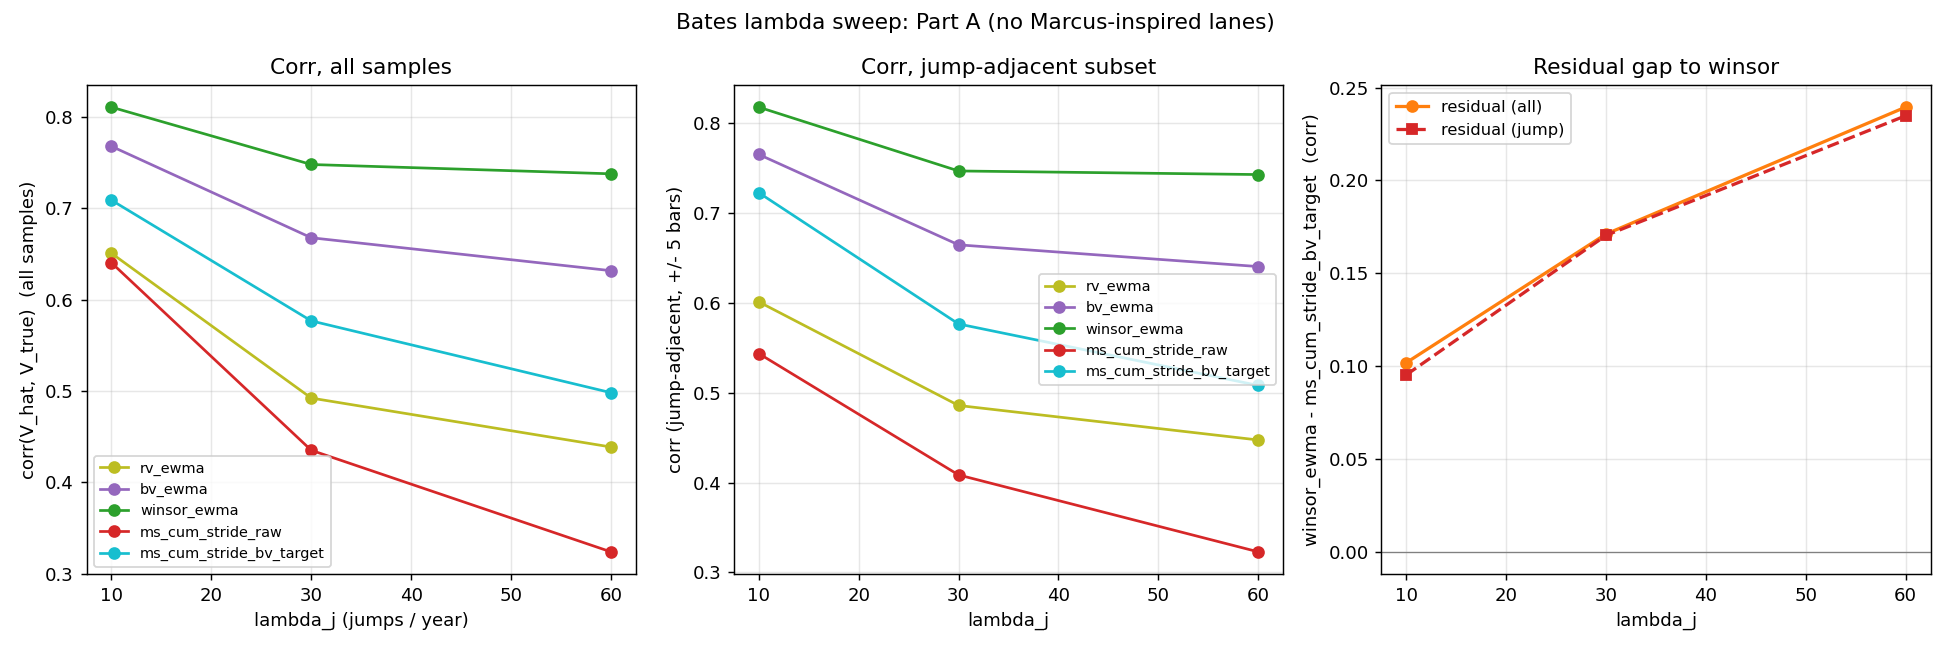

This chart was generated by the following Python code:
r"""
BENCHMARK STUDY: Bates lambda-sweep (Part A of the Bates follow-up).

Why this study
--------------
The prior Bates study at `lambda_j = 30/yr` showed:
  - raw `r^2/dt` target for the signature lane fails near jumps
  - a BV-style target (per-step `(pi/2)*|r_{t-1}|*|r_t|/dt`) recovers
    ~58% of the raw->winsor gap and clears the pre-registered bar
  - a residual gap to `winsor_ewma` remains

Before deciding whether that residual is a REPRESENTATION problem (the
motivation for Marcus-style extensions), we first characterize how the
two derived gaps behave under a jump-intensity sweep.  If
  target_recovery_gap = bv_target - raw
grows sharply with lambda and
  residual_gap = winsor - bv_target
also grows sharply, the representation argument becomes compelling.
If the residual stays small/flat, Marcus is lower priority than
expected.

Scope
-----
- Sweep: lambda_j in {10, 30, 60}/yr.
- All other Bates params fixed (mu_j, sigma_j, Heston block, dt).
- Lanes:
    scalars     : rv_ewma, bv_ewma, winsor_ewma
    signatures  : ms_cum_stride_raw, ms_cum_stride_bv_target
- Metrics per lambda:
    corr(all), corr(jump-adjacent), corr(calm), RMSE(all)
- Derived gaps per lambda:
    target recovery  = bv_target - raw           (all & jump-adjacent)
    residual to winsor = winsor - bv_target       (all & jump-adjacent)

Pre-registered interpretation
-----------------------------
1. target_recovery grows with lambda  -> target mismatch dominates more
    as jumps intensify.
2. residual_gap grows with lambda     -> genuine representation bottleneck.
3. residual_gap stays flat/small      -> target fix does most of the work;
    Marcus is lower priority than expected.
"""

from __future__ import annotations

import os
import sys
from dataclasses import replace
from typing import Callable, Dict, List, Tuple

import numpy as np

HERE = os.path.dirname(os.path.abspath(__file__))
sys.path.insert(0, HERE)
sys.path.insert(0, os.path.join(HERE, os.pardir, os.pardir))

from study_bates_signature_filters import (
    BatesConfig,
    EWMAr2,
    EWMABipower,
    EWMAWinsorized,
    _jump_adjacent_mask,
    simulate_bates,
)
from study_bates_signature_proxy_channels import (
    CumStrideSigConfig,
    CumStrideSigFilter,
    target_raw_r2,
    target_bv_per_step,
)


# ==========================================================================
# Lane factories
# ==========================================================================


def make_factories(bates: BatesConfig) -> Dict[str, Callable[[], object]]:
    sig_cfg = CumStrideSigConfig(
        strides=(1, 5, 20),
        kappa=bates.kappa, theta=bates.theta, xi=bates.xi, dt=bates.dt,
    )
    halflife = 21.0
    return {
        "rv_ewma":                 lambda: EWMAr2(halflife_steps=halflife, dt=bates.dt),
        "bv_ewma":                 lambda: EWMABipower(halflife_steps=halflife, dt=bates.dt),
        "winsor_ewma":             lambda: EWMAWinsorized(halflife_steps=halflife, dt=bates.dt, k=4.0),
        "ms_cum_stride_raw":       lambda: CumStrideSigFilter(
            sig_cfg, target_fn_single=target_raw_r2, name="ms_cum_stride_raw",
        ),
        "ms_cum_stride_bv_target": lambda: CumStrideSigFilter(
            sig_cfg, target_fn_single=target_bv_per_step,
            name="ms_cum_stride_bv_target",
        ),
    }


# ==========================================================================
# Rollout / pooled stats
# ==========================================================================


def _fresh_lanes(factories, V0: float) -> Dict[str, object]:
    lanes = {name: f() for name, f in factories.items()}
    for est in lanes.values():
        est.reset(V0)
    return lanes


def _rollout(
    bates: BatesConfig, factories: Dict[str, Callable[[], object]],
    T: int, V0: float, seed: int,
) -> Dict[str, np.ndarray]:
    sim = simulate_bates(bates, T, V0, seed)
    lanes = _fresh_lanes(factories, V0)
    V_hat = {name: np.zeros(T) for name in lanes}
    for t in range(T):
        r = float(sim["dr_S"][t])
        for name, est in lanes.items():
            est.observe(r, bates.dt)
            V_hat[name][t] = est.V_hat()
    return {
        "V_true_pre": sim["V"],
        "jump":       sim["jump"],
        "V_hat":      V_hat,
    }


def _pooled(pred_list, tgt_list, mask_list=None, warmup=30) -> Tuple[float, float, int]:
    p_all, t_all = [], []
    for i in range(len(pred_list)):
        p = pred_list[i][warmup:]
        t = tgt_list[i][warmup:]
        if mask_list is not None:
            m = mask_list[i][warmup:]
            p = p[m]; t = t[m]
        p_all.append(p); t_all.append(t)
    p = np.concatenate(p_all) if p_all else np.zeros(0)
    q = np.concatenate(t_all) if t_all else np.zeros(0)
    mask = np.isfinite(p) & np.isfinite(q)
    if mask.sum() < 3:
        return float("nan"), float("nan"), int(mask.sum())
    rmse = float(np.sqrt(np.mean((p[mask] - q[mask]) ** 2)))
    corr = float(np.corrcoef(p[mask], q[mask])[0, 1])
    return rmse, corr, int(mask.sum())


def run_sweep(
    bates_base: BatesConfig, lambdas: Tuple[float, ...],
    n_seeds: int, T: int, warmup: int, base_seed: int,
) -> Dict[float, Dict[str, Dict[str, Tuple[float, float, int]]]]:
    out: Dict[float, Dict[str, Dict[str, Tuple[float, float, int]]]] = {}
    for lam in lambdas:
        bates = replace(bates_base, lambda_j=float(lam))
        factories = make_factories(bates)
        lane_names = list(factories.keys())
        hat: Dict[str, List[np.ndarray]] = {n: [] for n in lane_names}
        V_list: List[np.ndarray] = []
        jump_list: List[np.ndarray] = []
        v0_rng = np.random.RandomState(base_seed + int(lam))
        for k in range(n_seeds):
            V0 = float(v0_rng.uniform(0.02, 0.08))
            r_out = _rollout(bates, factories, T, V0, base_seed + int(lam) * 1000 + k)
            for name in lane_names:
                hat[name].append(r_out["V_hat"][name])
            V_list.append(r_out["V_true_pre"])
            jump_list.append(r_out["jump"])
        jump_masks = [_jump_adjacent_mask(j, radius=5) for j in jump_list]
        calm_masks = [~m for m in jump_masks]
        lane_res: Dict[str, Dict[str, Tuple[float, float, int]]] = {}
        for name in lane_names:
            lane_res[name] = {
                "all":  _pooled(hat[name], V_list, warmup=warmup),
                "jump": _pooled(hat[name], V_list, mask_list=jump_masks, warmup=warmup),
                "calm": _pooled(hat[name], V_list, mask_list=calm_masks, warmup=warmup),
            }
        out[float(lam)] = lane_res
    return out


# ==========================================================================
# Reporting
# ==========================================================================


def _print_per_lambda(results) -> None:
    lane_names = list(next(iter(results.values())).keys())
    for lam, lane_res in sorted(results.items()):
        print(f"lambda_j = {lam:.0f} / yr")
        print("-" * 96)
        print(f"  {'lane':26s} | {'stat':>5s} | {'corr(all)':>10s} | "
              f"{'corr(jump)':>10s} | {'corr(calm)':>10s} | {'RMSE(all)':>10s}")
        print("-" * 96)
        for name in lane_names:
            r_all, c_all, _ = lane_res[name]["all"]
            r_j,   c_j,   _ = lane_res[name]["jump"]
            r_c,   c_c,   _ = lane_res[name]["calm"]
            print(f"  {name:26s} | {'corr':>5s} | {c_all:+.4f}    | "
                  f"{c_j:+.4f}    | {c_c:+.4f}    | {r_all:.4f}")
        print()


def _print_derived_gaps(results) -> None:
    print("DERIVED GAPS per lambda")
    print("  target_recovery = corr(ms_cum_stride_bv_target) - corr(ms_cum_stride_raw)")
    print("  residual_gap    = corr(winsor_ewma) - corr(ms_cum_stride_bv_target)")
    print("-" * 96)
    print(f"  {'lambda':>7s} | {'subset':>6s} | {'target_recovery':>17s} | {'residual_gap':>14s}")
    print("-" * 96)
    for lam, lane_res in sorted(results.items()):
        for subset in ("all", "jump"):
            c_raw  = lane_res["ms_cum_stride_raw"][subset][1]
            c_bv   = lane_res["ms_cum_stride_bv_target"][subset][1]
            c_wins = lane_res["winsor_ewma"][subset][1]
            tr = c_bv - c_raw
            rg = c_wins - c_bv
            print(f"  {lam:7.0f} | {subset:>6s} | {tr:+.4f}            | {rg:+.4f}")
    print()


def _plot_sweep(results, out_path: str) -> None:
    import matplotlib
    matplotlib.use("Agg")
    import matplotlib.pyplot as plt

    lams = sorted(results.keys())
    lane_names = list(next(iter(results.values())).keys())
    palette = {
        "rv_ewma":                 "tab:olive",
        "bv_ewma":                 "tab:purple",
        "winsor_ewma":             "tab:green",
        "ms_cum_stride_raw":       "tab:red",
        "ms_cum_stride_bv_target": "tab:cyan",
    }

    fig, axes = plt.subplots(1, 3, figsize=(15, 5), sharey=False)

    # Panel 1: corr(all)
    ax = axes[0]
    for name in lane_names:
        y = [results[l][name]["all"][1] for l in lams]
        ax.plot(lams, y, "o-", color=palette.get(name), label=name, lw=1.5)
    ax.set_xlabel("lambda_j (jumps / year)")
    ax.set_ylabel("corr(V_hat, V_true)  (all samples)")
    ax.set_title("Corr, all samples")
    ax.grid(alpha=0.3); ax.legend(fontsize=8, loc="best")

    # Panel 2: corr(jump-adjacent)
    ax = axes[1]
    for name in lane_names:
        y = [results[l][name]["jump"][1] for l in lams]
        ax.plot(lams, y, "o-", color=palette.get(name), label=name, lw=1.5)
    ax.set_xlabel("lambda_j")
    ax.set_ylabel("corr (jump-adjacent, +/- 5 bars)")
    ax.set_title("Corr, jump-adjacent subset")
    ax.grid(alpha=0.3); ax.legend(fontsize=8, loc="best")

    # Panel 3: residual gap winsor - bv_target, all and jump
    ax = axes[2]
    y_all  = [results[l]["winsor_ewma"]["all"][1]  - results[l]["ms_cum_stride_bv_target"]["all"][1]
              for l in lams]
    y_jump = [results[l]["winsor_ewma"]["jump"][1] - results[l]["ms_cum_stride_bv_target"]["jump"][1]
              for l in lams]
    ax.plot(lams, y_all, "o-",  color="tab:orange", label="residual (all)", lw=1.8)
    ax.plot(lams, y_jump, "s--", color="tab:red",    label="residual (jump)", lw=1.8)
    ax.axhline(0.0, color="gray", lw=0.7)
    ax.set_xlabel("lambda_j")
    ax.set_ylabel("winsor_ewma - ms_cum_stride_bv_target  (corr)")
    ax.set_title("Residual gap to winsor")
    ax.grid(alpha=0.3); ax.legend(fontsize=9, loc="best")

    fig.suptitle(
        "Bates lambda sweep: Part A (no Marcus-inspired lanes)", fontsize=12,
    )
    fig.tight_layout()
    fig.savefig(out_path, dpi=130)
    plt.close(fig)


# ==========================================================================
# Main
# ==========================================================================


def main() -> None:
    bates_base = BatesConfig()
    lambdas = (10.0, 30.0, 60.0)
    n_seeds = 40
    T = 400
    warmup = 30
    print("=" * 96)
    print("BENCHMARK STUDY  --  Bates lambda sweep (Part A)")
    print(f"  lambda sweep: {lambdas}  /yr")
    print(f"  n_seeds={n_seeds}, T={T}, warm-up={warmup}, dt={bates_base.dt:.5f}")
    print(f"  mu_j={bates_base.mu_j}, sigma_j={bates_base.sigma_j}")
    print(f"  Heston: kappa={bates_base.kappa}, theta={bates_base.theta}, "
          f"xi={bates_base.xi}, rho={bates_base.rho}")
    print("=" * 96)

    results = run_sweep(
        bates_base=bates_base, lambdas=lambdas,
        n_seeds=n_seeds, T=T, warmup=warmup, base_seed=16_000,
    )
    _print_per_lambda(results)
    _print_derived_gaps(results)

    out_path = os.path.join(HERE, "study_bates_lambda_sweep.png")
    try:
        _plot_sweep(results, out_path)
        print(f"Saved figure: {out_path}")
    except Exception as e:
        print(f"Figure skipped: {e}")

    # Summary interpretation (arithmetic, no narrative spin)
    lams = sorted(results.keys())
    def lookup(lam, lane, subset):
        return results[lam][lane][subset][1]
    print()
    print("=" * 96)
    print("PART A SUMMARY (monotonic tests)")
    print("=" * 96)
    tr_all  = [lookup(l, "ms_cum_stride_bv_target", "all")  - lookup(l, "ms_cum_stride_raw", "all")  for l in lams]
    tr_jump = [lookup(l, "ms_cum_stride_bv_target", "jump") - lookup(l, "ms_cum_stride_raw", "jump") for l in lams]
    rg_all  = [lookup(l, "winsor_ewma", "all")  - lookup(l, "ms_cum_stride_bv_target", "all")  for l in lams]
    rg_jump = [lookup(l, "winsor_ewma", "jump") - lookup(l, "ms_cum_stride_bv_target", "jump") for l in lams]
    print(f"  target_recovery (all)  across lambdas : {[f'{v:+.4f}' for v in tr_all]}")
    print(f"  target_recovery (jump) across lambdas : {[f'{v:+.4f}' for v in tr_jump]}")
    print(f"  residual_gap     (all)  across lambdas : {[f'{v:+.4f}' for v in rg_all]}")
    print(f"  residual_gap     (jump) across lambdas : {[f'{v:+.4f}' for v in rg_jump]}")
    def grow(v):
        return "growing" if v[-1] > v[0] + 0.02 else ("shrinking" if v[-1] < v[0] - 0.02 else "flat")
    print(f"  target_recovery (all)  trend: {grow(tr_all)}")
    print(f"  target_recovery (jump) trend: {grow(tr_jump)}")
    print(f"  residual_gap    (all)  trend: {grow(rg_all)}")
    print(f"  residual_gap    (jump) trend: {grow(rg_jump)}")


if __name__ == "__main__":
    main()
